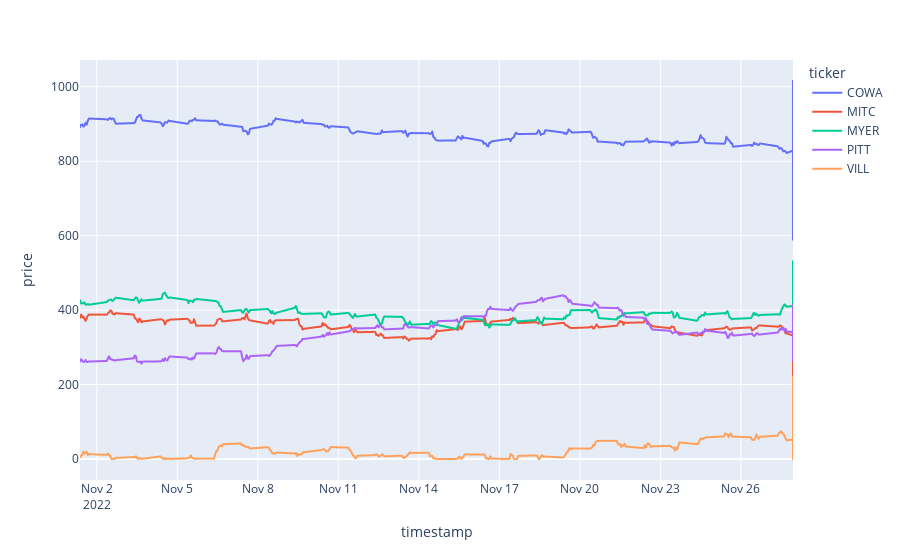

Write notebook code for a chart like this one.
### Code cell
while True:
    clear_output(wait=True)
    df = spark.read.format("delta").load(os.path.join(ENV.DIR_ROOT, "delta", "trades"))

    df = df.toPandas()

    fig = px.line(df, x="timestamp", y="price", color="ticker")
    fig.show()
    time.sleep(15)

### Figure 1 — Plotly figure (JSON) as saved in the notebook; plotly's stock layout.template omitted (floating-point values rounded to 4 significant figures; data arrays with more than 128 entries replaced by an {"elided": "..."} marker saying what was removed)
{"data": [{"hovertemplate": "ticker=COWA<br>timestamp=%{x}<br>price=%{y}<extra></extra>", "legendgroup": "COWA", "line": {"color": "#636efa", "dash": "solid"}, "marker": {"symbol": "circle"}, "mode": "lines", "name": "COWA", "showlegend": true, "type": "scattergl", "x": {"elided": "1291 str values"}, "xaxis": "x", "y": {"elided": "1291 float values"}, "yaxis": "y"}, {"hovertemplate": "ticker=MITC<br>timestamp=%{x}<br>price=%{y}<extra></extra>", "legendgroup": "MITC", "line": {"color": "#EF553B", "dash": "solid"}, "marker": {"symbol": "circle"}, "mode": "lines", "name": "MITC", "showlegend": true, "type": "scattergl", "x": {"elided": "1291 str values"}, "xaxis": "x", "y": {"elided": "1291 float values"}, "yaxis": "y"}, {"hovertemplate": "ticker=MYER<br>timestamp=%{x}<br>price=%{y}<extra></extra>", "legendgroup": "MYER", "line": {"color": "#00cc96", "dash": "solid"}, "marker": {"symbol": "circle"}, "mode": "lines", "name": "MYER", "showlegend": true, "type": "scattergl", "x": {"elided": "1292 str values"}, "xaxis": "x", "y": {"elided": "1292 float values"}, "yaxis": "y"}, {"hovertemplate": "ticker=PITT<br>timestamp=%{x}<br>price=%{y}<extra></extra>", "legendgroup": "PITT", "line": {"color": "#ab63fa", "dash": "solid"}, "marker": {"symbol": "circle"}, "mode": "lines", "name": "PITT", "showlegend": true, "type": "scattergl", "x": {"elided": "1293 str values"}, "xaxis": "x", "y": {"elided": "1293 float values"}, "yaxis": "y"}, {"hovertemplate": "ticker=VILL<br>timestamp=%{x}<br>price=%{y}<extra></extra>", "legendgroup": "VILL", "line": {"color": "#FFA15A", "dash": "solid"}, "marker": {"symbol": "circle"}, "mode": "lines", "name": "VILL", "showlegend": true, "type": "scattergl", "x": {"elided": "1294 str values"}, "xaxis": "x", "y": {"elided": "1294 float values"}, "yaxis": "y"}], "layout": {"legend": {"title": {"text": "ticker"}, "tracegroupgap": 0}, "margin": {"t": 60}, "xaxis": {"anchor": "y", "domain": [0, 1], "title": {"text": "timestamp"}}, "yaxis": {"anchor": "x", "domain": [0, 1], "title": {"text": "price"}}}}
